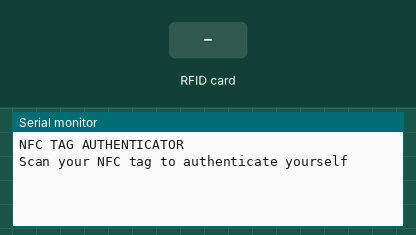
This sketch was run on a simulated Arduino Uno, built with avr-gcc and run on an emulated ATmega328P. On the bench: the last lines printed to the serial monitor. The test bench sets the inputs (shaded band).

Above: at 1.2 s.
1.3 s: RFID card 92 0E ED 39 held to the reader
At 5.5 s:
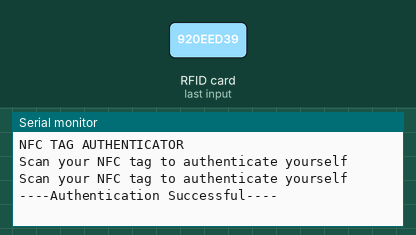
5.7 s: RFID card 5E 7A 19 C4 held to the reader
At 10.6 s:
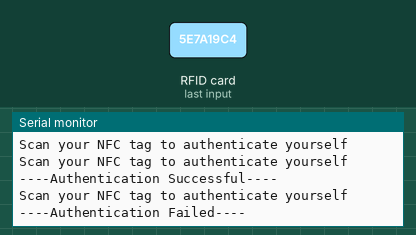

Measured:
- after the input at 1.3 s, the serial monitor: prints a new line after 3.8 s (image 1)
- after the input at 5.7 s, the serial monitor: prints a new line after 4.4 s (image 2)

The sketch:

authenticating-nfc.ino
```cpp
#include <PN532_I2C.h>
#include <NfcAdapter.h>
#include <Wire.h>
#include <PN532.h>
PN532_I2C pn532_i2c(Wire);
NfcAdapter nfc = NfcAdapter(pn532_i2c);
void setup() {
  Serial.begin(9600);
  Serial.println("NFC TAG AUTHENTICATOR");
  nfc.begin();

}

void loop() {
  Serial.println("\nScan your NFC tag to authenticate yourself\n");
  if(nfc.tagPresent())
  {
    NfcTag tag = nfc.read();
    String id = tag.getUidString();
    if(id == "92 0E ED 39")
    {
      Serial.println("----Authentication Successful----");

    }
    else{
      Serial.println("----Authentication Failed----");
    }
  }
  delay(5000);
}
```
